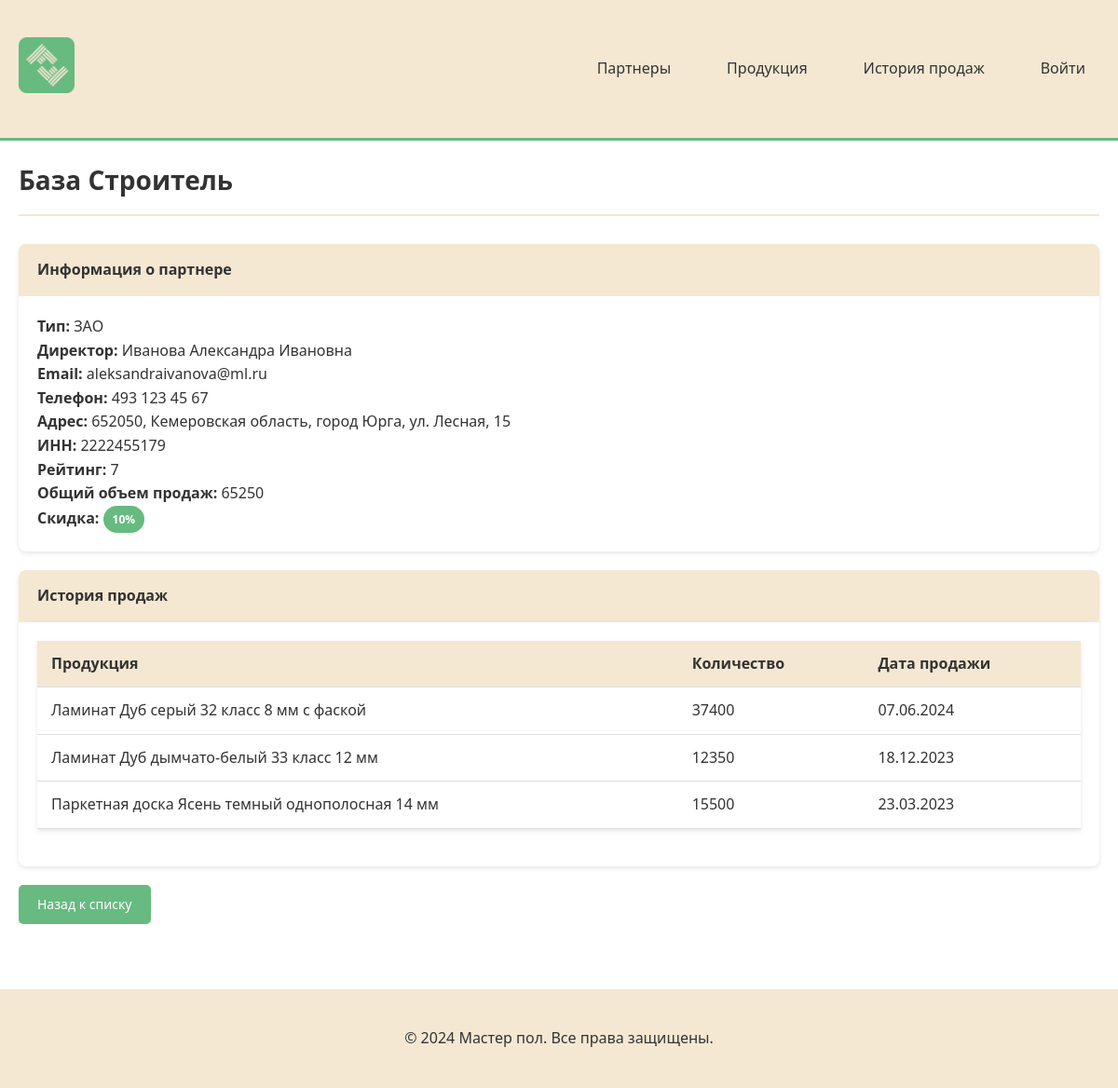
Page /partners/1/ on the committed database.
### main/models.py (models this page shows, shortened)
class Partner(models.Model):
    partner_type = models.ForeignKey(PartnerType, on_delete=models.PROTECT, verbose_name='Тип партнера')
    name = models.CharField(max_length=255, verbose_name='Наименование партнера')
    director = models.CharField(max_length=255, verbose_name='Директор')
    email = models.EmailField(verbose_name='Электронная почта')
    phone = models.CharField(max_length=50, verbose_name='Телефон')
    address = models.TextField(verbose_name='Юридический адрес')
    inn = models.CharField(max_length=12, unique=True, verbose_name='ИНН')
    rating = models.IntegerField(default=0, verbose_name='Рейтинг')
    class Meta:
        verbose_name = 'Партнер'
        verbose_name_plural = 'Партнеры'
        ordering = ['name']
    def get_total_sales(self):
        total = PartnerProduct.objects.filter(partner=self).aggregate(
            total=models.Sum('quantity')
        )['total']
        return total or 0

class PartnerType(models.Model):
    name = models.CharField(max_length=10, unique=True, verbose_name='Тип партнера')
    class Meta:
        verbose_name = 'Тип партнера'
        verbose_name_plural = 'Типы партнеров'

class PartnerProduct(models.Model):
    partner = models.ForeignKey(Partner, on_delete=models.CASCADE, verbose_name='Партнер')
    product = models.ForeignKey(Product, on_delete=models.CASCADE, verbose_name='Продукция')
    quantity = models.IntegerField(verbose_name='Количество продукции')
    sale_date = models.DateField(verbose_name='Дата продажи')
    class Meta:
        verbose_name = 'Продажа партнеру'
        verbose_name_plural = 'История продаж партнерам'
        ordering = ['-sale_date']

class Product(models.Model):
    product_type = models.ForeignKey(ProductType, on_delete=models.PROTECT, verbose_name='Тип продукции')
    name = models.CharField(max_length=255, verbose_name='Наименование продукции')
    article = models.CharField(max_length=50, unique=True, verbose_name='Артикул')
    min_price = models.DecimalField(max_digits=12, decimal_places=2, verbose_name='Минимальная стоимость для партнера')
    description = models.TextField(blank=True, verbose_name='Описание')
    image = models.ImageField(upload_to='products/', blank=True, null=True, verbose_name='Изображение')
    length = models.DecimalField(max_digits=10, decimal_places=2, blank=True, null=True, verbose_name='Длина упаковки')
    width = models.DecimalField(max_digits=10, decimal_places=2, blank=True, null=True, verbose_name='Ширина упаковки')
    height = models.DecimalField(max_digits=10, decimal_places=2, blank=True, null=True, verbose_name='Высота упаковки')
    weight_without_pack = models.DecimalField(max_digits=10, decimal_places=3, blank=True, null=True, verbose_name='Вес без упаковки')
    weight_with_pack = models.DecimalField(max_digits=10, decimal_places=3, blank=True, null=True, verbose_name='Вес с упаковкой')
    production_time = models.IntegerField(blank=True, null=True, verbose_name='Время изготовления (мин)')
    cost_price = models.DecimalField(max_digits=12, decimal_places=2, blank=True, null=True, verbose_name='Себестоимость')
    class Meta:
        verbose_name = 'Продукция'
        verbose_name_plural = 'Продукция'
        ordering = ['name']

### main/views.py (the view)
# urls.py: path('partners/<int:pk>/', views.partner_detail, name='partner_detail'),
def partner_detail(request, pk):
    partner = get_object_or_404(Partner, pk=pk)
    sales = PartnerProduct.objects.filter(partner=partner).select_related('product').order_by('-sale_date')
    total_sales = partner.get_total_sales()
    if total_sales < 10000:
        discount = 0
    elif total_sales < 50000:
        discount = 5
    elif total_sales < 300000:
        discount = 10
    else:
        discount = 15
    return render(request, 'main/partner_detail.html', {
        'partner': partner,
        'sales': sales,
        'total_sales': total_sales,
        'discount': discount
    })

### templates/main/partner_detail.html (shortened to what this page needs)
{% extends 'base.html' %}
{% block content %}
<div class="page-title">
    <h1>{{ partner.name }}</h1>
</div>
<div class="card">
    <div class="card-header">Информация о партнере</div>
    <p><strong>Тип:</strong> {{ partner.partner_type.name }}</p>
    <p><strong>Директор:</strong> {{ partner.director }}</p>
    <p><strong>Email:</strong> {{ partner.email }}</p>
    <p><strong>Телефон:</strong> {{ partner.phone }}</p>
    <p><strong>Адрес:</strong> {{ partner.address }}</p>
    <p><strong>ИНН:</strong> {{ partner.inn }}</p>
    <p><strong>Рейтинг:</strong> {{ partner.rating }}</p>
    <p><strong>Общий объем продаж:</strong> {{ total_sales }}</p>
    <p><strong>Скидка:</strong>
        {% if discount > 0 %}
            <span class="discount-badge">{{ discount }}%</span>
        {% else %}
            Нет скидки
        {% endif %}
    </p>
</div>
<div class="card">
    <div class="card-header">История продаж</div>
    <table>
        <thead>
            <tr>
                <th>Продукция</th>
                <th>Количество</th>
                <th>Дата продажи</th>
            </tr>
        </thead>
        <tbody>
            {% for sale in sales %}
            <tr>
                <td>{{ sale.product.name }}</td>
                <td>{{ sale.quantity }}</td>
                <td>{{ sale.sale_date|date:"d.m.Y" }}</td>
            </tr>
            {% empty %}
            <tr>
                <td colspan="3" style="text-align: center;">Нет данных о продажах</td>
            </tr>
            {% endfor %}
        </tbody>
    </table>
</div>
<a href="{% url 'partner_list' %}" class="btn">Назад к списку</a>
{% endblock %}

### static/css/style.css (style rules this page uses)
* { margin: 0; padding: 0; box-sizing: border-box; }
body { font-family: 'Segoe UI', Tahoma, Geneva, Verdana, sans-serif; background-color: #FFFFFF; color: #333; line-height: 1.6; }
.btn { display: inline-block; padding: 10px 20px; background-color: #67BA80; color: white; text-decoration: none; border-radius: 5px; border: none; cursor: pointer; font-size: 14px; transition: background-color 0.3s; }
table { width: 100%; border-collapse: collapse; margin: 20px 0; background-color: white; box-shadow: 0 2px 5px rgba(0,0,0,0.1); }
th, td { padding: 12px 15px; text-align: left; border-bottom: 1px solid #ddd; }
th { background-color: #F4E8D3; font-weight: 600; color: #333; }
.card { background-color: white; border-radius: 8px; padding: 20px; margin-bottom: 20px; box-shadow: 0 2px 5px rgba(0,0,0,0.1); }
.card-header { background-color: #F4E8D3; margin: -20px -20px 20px -20px; padding: 15px 20px; border-radius: 8px 8px 0 0; font-weight: 600; }
.discount-badge { display: inline-block; padding: 5px 10px; background-color: #67BA80; color: white; border-radius: 15px; font-size: 12px; font-weight: bold; }
.page-title { margin-bottom: 30px; padding-bottom: 15px; border-bottom: 2px solid #F4E8D3; }
.page-title h1 { color: #333; font-size: 28px; }

### rows in the picture
Partner: name "База Строитель", partner_type.name "ЗАО", director "Иванова Александра Ивановна", email "aleksandraivanova@ml.ru", phone "493 123 45 67", address "652050, Кемеровская область, город Юрга, ул. Лесная, 15", inn "2222455179", rating "7"
PartnerProduct: product.name "Ламинат Дуб серый 32 класс 8 мм с фаской", quantity "37400", sale_date "07.06.2024"
PartnerProduct: product.name "Ламинат Дуб дымчато-белый 33 класс 12 мм", quantity "12350", sale_date "18.12.2023"
PartnerProduct: product.name "Паркетная доска Ясень темный однополосная 14 мм", quantity "15500", sale_date "23.03.2023"

### other values in the picture
{{ total_sales }} "65250"
{{ discount }} "10"
